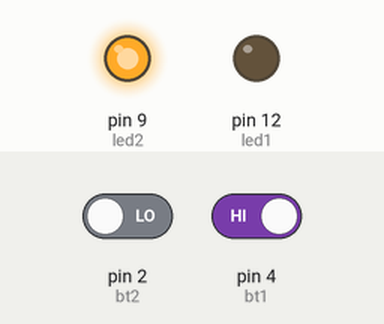
The sketch below on a simulated Arduino Uno, built with avr-gcc and run on an emulated ATmega328P. On the bench: output pins drawn as LEDs (lit = HIGH). The inputs (shaded band) are chosen by the test bench; at power-on: pin 2 (bt2) LOW, pin 4 (bt1) HIGH.

Above: at 1.2 s.
1.3 s: pin 2 (bt2) driven HIGH
At 2.1 s:
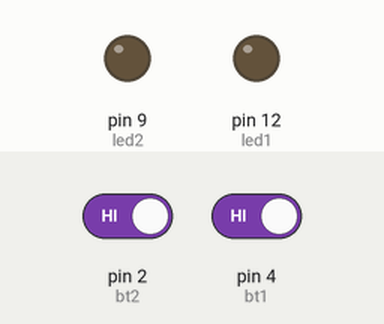
2.8 s: pin 4 (bt1) driven LOW
At 3.3 s:
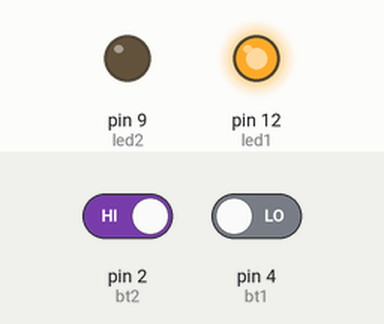
4.3 s: pin 2 (bt2) driven LOW
At 5.5 s:
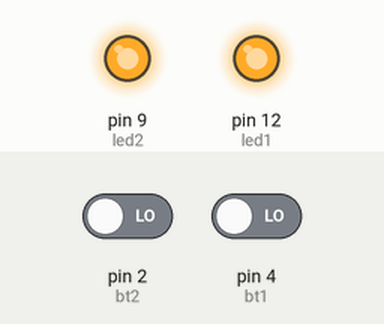
5.8 s: pin 4 (bt1) driven HIGH
At 6.7 s:
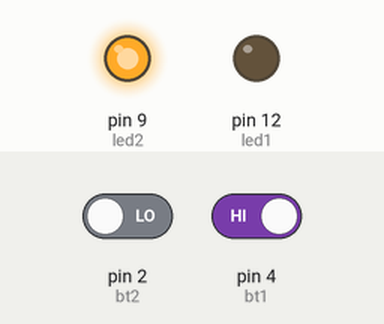
Timing chart, 0 to 8.3 s (numbered marks = the images above; inputs shaded):
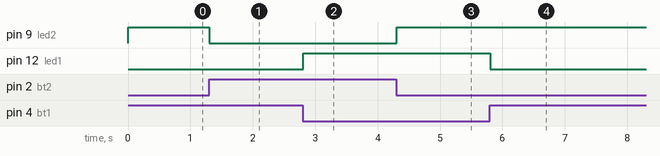

Measured:
- after the input at 1.3 s, pin 9 (led2): HIGH → LOW at once
- after the input at 2.8 s, pin 12 (led1): LOW → HIGH at once
- after the input at 4.3 s, pin 9 (led2): LOW → HIGH at once
- after the input at 5.8 s, pin 12 (led1): HIGH → LOW at once

The sketch:

powerful_krunk1__3_.ino
```cpp
int led1 = 12;
int led2 = 9;
int bt1 = 4;
int bt2 = 2;

void setup()
{
  pinMode(led1, OUTPUT);
  pinMode(led2, OUTPUT);
  pinMode(bt1, INPUT);
  pinMode(bt2, INPUT);
}

void loop()
{
  if( digitalRead(bt1) == LOW){
    digitalWrite(led1 ,HIGH );
  }
     if (digitalRead(bt1) == HIGH){
       digitalWrite (led1, LOW );
     }
      delay(2);

   if (digitalRead(bt2) == HIGH){
      digitalWrite (led2, LOW);
    }
       if(digitalRead(bt2) == LOW){
         digitalWrite(led2 ,HIGH);
       }
       delay(4);
      }
```
